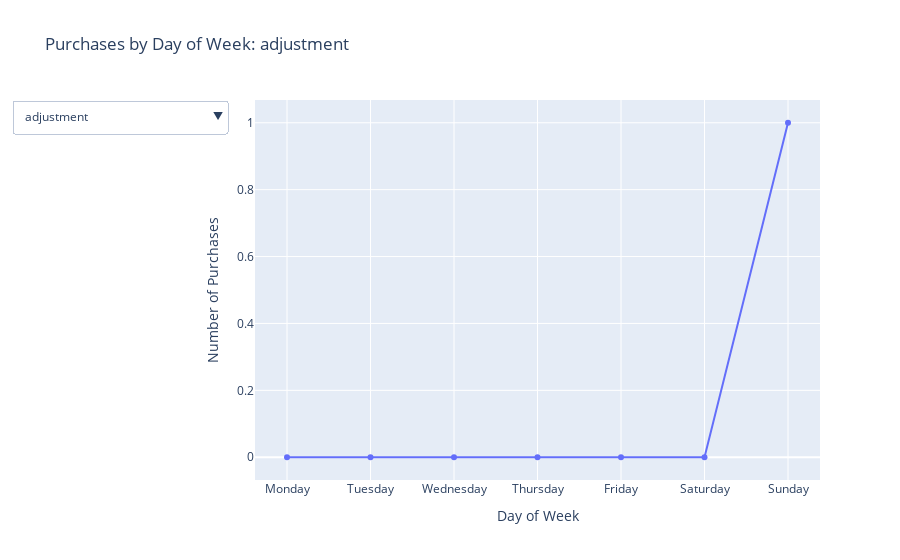

Notebook cell for this chart:
### Code cell
# Chart: Total Purchases by Day of Week and Item
grouped = df.groupby(['DayOfWeek', 'Items']).size().reset_index(name='count')
unique_items = grouped['Items'].sort_values().unique()

fig = go.Figure()
for item in unique_items:
    item_data = grouped[grouped['Items'] == item]
    fig.add_trace(go.Scatter(
        x=item_data['DayOfWeek'],
        y=item_data['count'],
        mode='lines+markers',
        name=item,
        visible=False
    ))

fig.data[0].visible = True
buttons = [
    dict(label=item,
         method="update",
         args=[{"visible": [i == j for j in range(len(unique_items))]},
               {"title": f"Purchases by Day of Week: {item}"}])
    for i, item in enumerate(unique_items)
]

fig.update_layout(
    title=f"Purchases by Day of Week: {unique_items[0]}",
    xaxis_title="Day of Week",
    yaxis_title="Number of Purchases",
    updatemenus=[{
        "buttons": buttons,
        "direction": "down",
        "showactive": True
    }]
)

fig.show()
